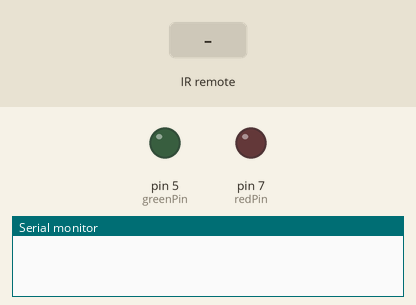
The sketch below on a simulated Arduino Uno, built with avr-gcc and run on an emulated ATmega328P. Shown: output pins drawn as LEDs (lit = HIGH), the last lines printed to the serial monitor. The test bench sets the inputs (shaded band).

Above: at 1.2 s.
1.3 s: infrared code 0xFD08F7 received
At 1.7 s:
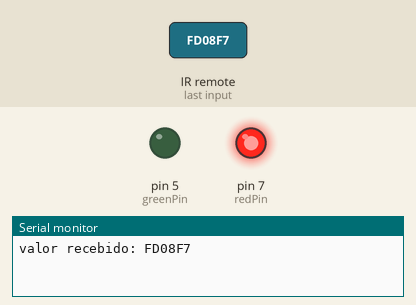
2.8 s: infrared code 0xFD28D7 received
At 4.0 s:
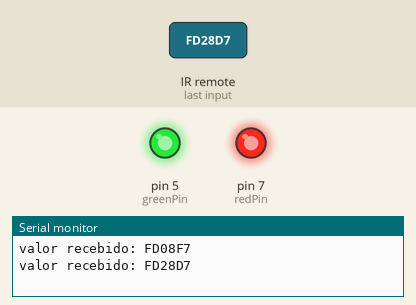
4.3 s: infrared code 0xFD8877 received
At 5.2 s:
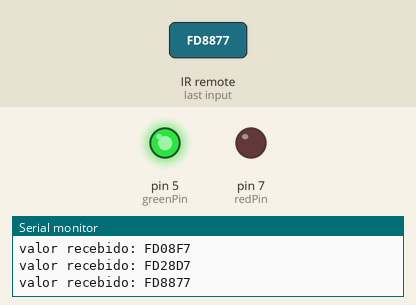
Timing chart, 0 to 7.3 s (numbered marks = the images above; inputs shaded):
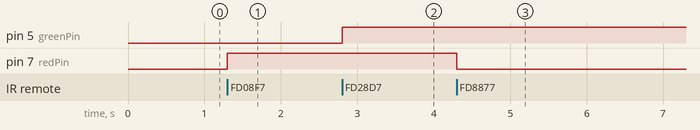

Measured:
- after the input at 1.3 s, pin 7 (redPin): LOW → HIGH at once
- after the input at 2.8 s, pin 5 (greenPin): LOW → HIGH at once
- after the input at 4.3 s, pin 7 (redPin): HIGH → LOW at once

The sketch:

infravermelho.ino
```cpp
#include <IRremote.h>

int irPin = 11;
float resultado;
int redPin = 7;
int greenPin = 5;
IRrecv irrecv(irPin);
decode_results leitura;

void setup() {
  // put your setup code here, to run once:
   pinMode(redPin, OUTPUT);
   pinMode(greenPin, OUTPUT);
   Serial.begin(9600);
   irrecv.enableIRIn();
}

void loop() {
  // put your main code here, to run repeatedly:
   if (irrecv.decode(&leitura)) {
      Serial.print("valor recebido: ");
      Serial.println(leitura.value, HEX);
      resultado = (leitura.value);
      if (resultado == 0xFD08F7) {
         digitalWrite(redPin, HIGH);
      }
      if (resultado == 0xFD8877) {
        digitalWrite(redPin, LOW);
      }
      if (resultado == 0xFD28D7) {
        digitalWrite(greenPin, HIGH);
      }
      if (resultado == 0xFDA857) {
        digitalWrite(greenPin, LOW);
      }
      if (resultado == 0xFD18E7) {
        digitalWrite(redPin, LOW);
        digitalWrite(greenPin, LOW);
      }
      irrecv.resume();
   }
}
```
